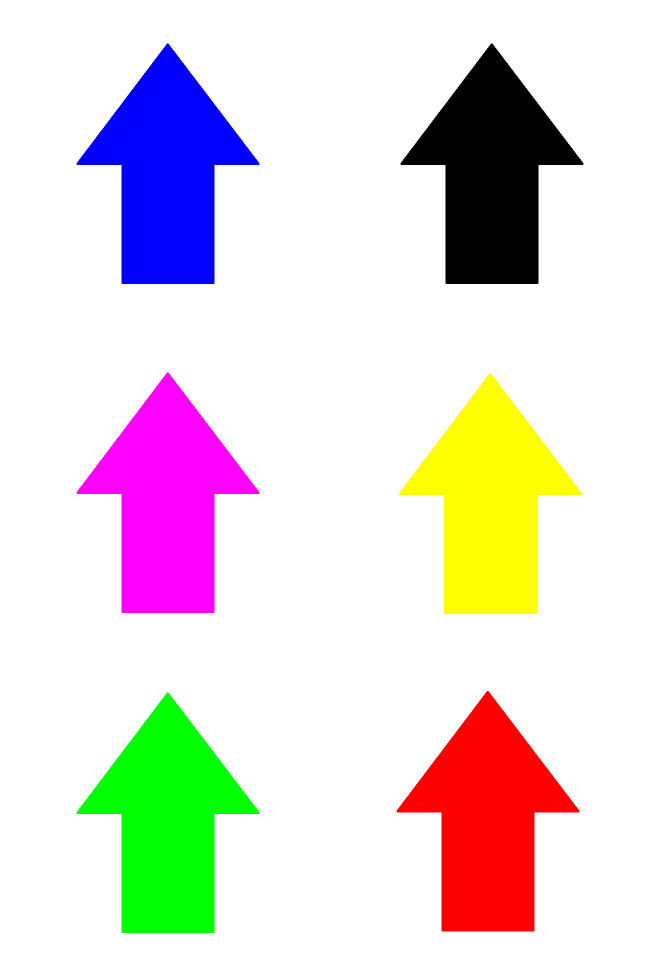
#> input picture dataset_moves/imgs/arrow_all_colors.png, 1300 x 1952 px (shown at 1/2 size); its folder holds only this picture in this run
$ python feature_extraction.py
#> lines starting #> are read from the running program, lines starting #| are printed output that depends on the picture; after the words box and inside, x2 and y2 are one past the last pixel; in counts of white or black regions, pixels touching at a corner belong together
import numpy as np
import cv2
from sklearn.decomposition import PCA
import matplotlib.pyplot as plt
import os
from sklearn import preprocessing
import pickle
from pprint import pprint

def get_rotation(theta):
	theta = np.radians(theta)
	R = np.array([[np.cos(theta), -np.sin(theta)],
				  [np.sin(theta), np.cos(theta)]],dtype=int)
	return R


move_imgs_dir = './dataset_moves/imgs/'
img_list = os.listdir(move_imgs_dir)


dataset = []

for imgfile in img_list:
	print(imgfile)
	dataset.append([])

	img = cv2.imread(move_imgs_dir+imgfile,0)
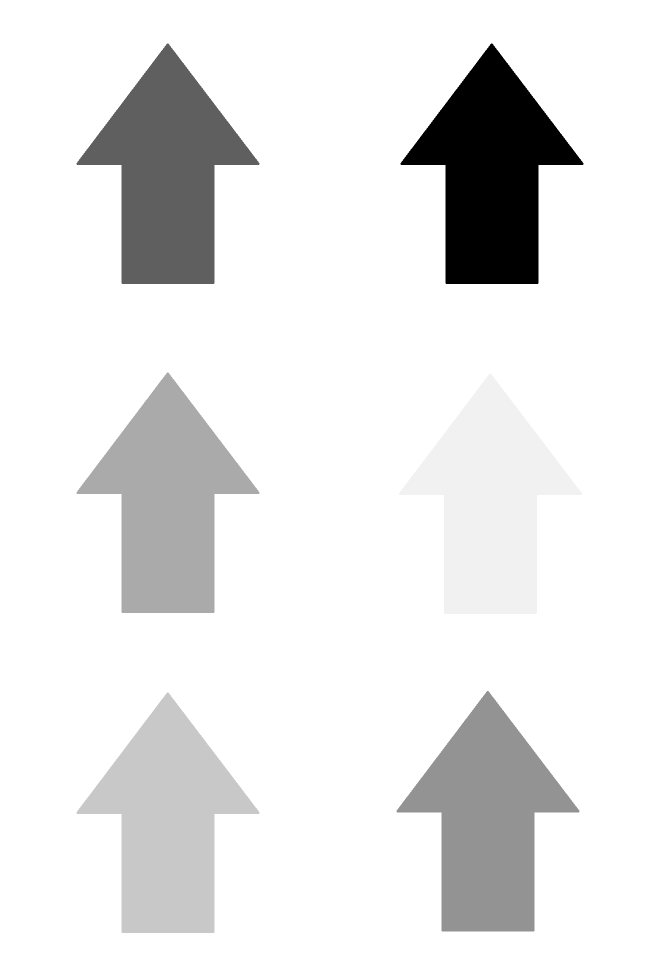
#> img: shape (1952, 1300) (shown at 1/2 size); min 0, max 255, mean 231.1

	# orientation (PCA)
	points_coord = np.argwhere(img==0)
#> points_coord = 89649 pairs, first value 87 to 567, second value 801 to 1166

	x_prime = points_coord[:,1]
	y_prime = 650-points_coord[:,0]

	x_prime_mean = round(np.mean(x_prime))
#> x_prime_mean = 983
	y_prime_mean = round(np.mean(y_prime))
#> y_prime_mean = 303

	x_prime = x_prime - x_prime_mean
	y_prime = y_prime - y_prime_mean

	points_coord_prime = np.vstack((x_prime,y_prime))


	points_coord_prime = points_coord_prime.T
#> points_coord_prime = 89649 pairs, first value -182 to 183, second value -220 to 260

	pca = PCA(n_components=1, svd_solver='full')
	pca.fit(points_coord_prime)
	x_pca = int(round(pca.components_[0][0]))
	y_pca = int(round(pca.components_[0][1]))
	print(x_pca, y_pca)

	dataset[-1].insert(0,x_pca)
	dataset[-1].append(y_pca)


	# edges
	edges = cv2.Canny(img,650,650)
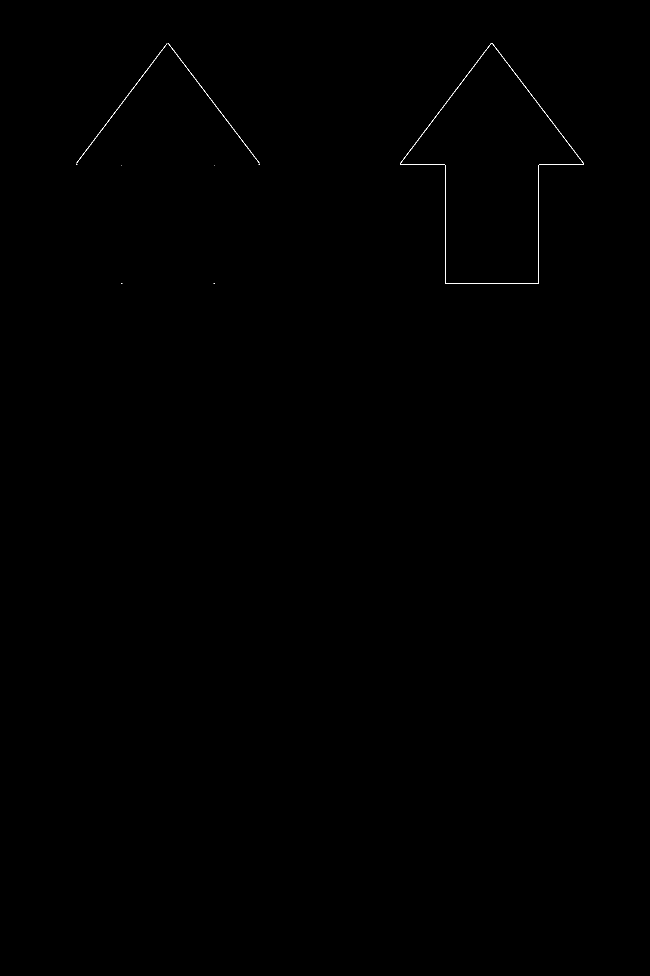
#> edges: shape (1952, 1300) (shown at 1/2 size); 0.09% white in thin lines or dots, all inside (x1, y1, x2, y2) = (153, 86, 1167, 568)
	edges_coord = np.argwhere(edges==255)
#> edges_coord = 2313 pairs, first value 86 to 567, second value 153 to 1166

	y_prime = 650-edges_coord[:,0]
#> y_prime = 2313 values, max 564 at index 0, min 83 at index 2123, mean 354.3
	x_prime = edges_coord[:,1]
#> x_prime = 2313 values, max 1166 at index 1452, min 153 at index 1445, mean 775.5

	x_prime = x_prime - x_prime_mean
#> x_prime = 2313 values, max 183 at index 1452, min -830 at index 1445, mean -207.5
	y_prime = y_prime - y_prime_mean
#> y_prime = 2313 values, max 261 at index 0, min -220 at index 2123, mean 51.3

	edges_coord_prime = np.vstack((x_prime,y_prime))

	edges_coord_prime = edges_coord_prime.T
#> edges_coord_prime = 2313 pairs, first value -830 to 183, second value -220 to 261

	print(edges_coord_prime.shape)
#| (2313, 2)


	# corners (n°)
	corners = cv2.goodFeaturesToTrack(img,10,0.1,10)
#> corners = [[1077, 330], [890, 330], [1075, 566], [892, 566], [1165, 328], [802, 328], [429, 330], [242, 330], [983, 87], [427, 566]]

	dataset[-1].insert(0,len(corners))
	dataset[-1].append(imgfile[:imgfile.find('.')])


pprint(dataset)
pickle.dump(dataset, open('./dataset_moves/dataset.pickle','wb'))


'''
# take a look
plt.scatter(points_coord_prime[:,0], points_coord_prime[:,1], s=0.002)
plt.scatter(edges_coord_prime[:,0], edges_coord_prime[:,1], c='green', s=0.5)
plt.scatter(pca.components_[0][0],pca.components_[0][1], c='red', s=0.2)
plt.scatter(0,0,c='black', s=0.5)
plt.ylim(-325,325)
plt.xlim(-325,325)

plt.show()


# haussdorff
from scipy.spatial.distance import directed_hausdorff
h = max(directed_hausdorff(edges_coord_prime, edges_coord_prime)[0],
	    directed_hausdorff(edges_coord_prime, edges_coord_prime)[0])

print(h)
'''

$ run again, on dataset_moves/imgs/arrow_yellow_color.png
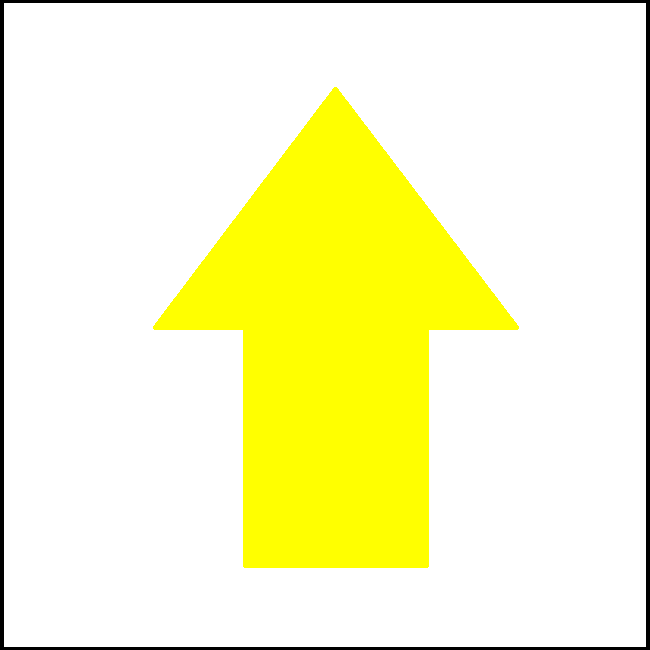
#> input picture dataset_moves/imgs/arrow_yellow_color.png, 650 x 650 px
#> `img = cv2.imread(move_imgs_dir+imgfile,0)`:
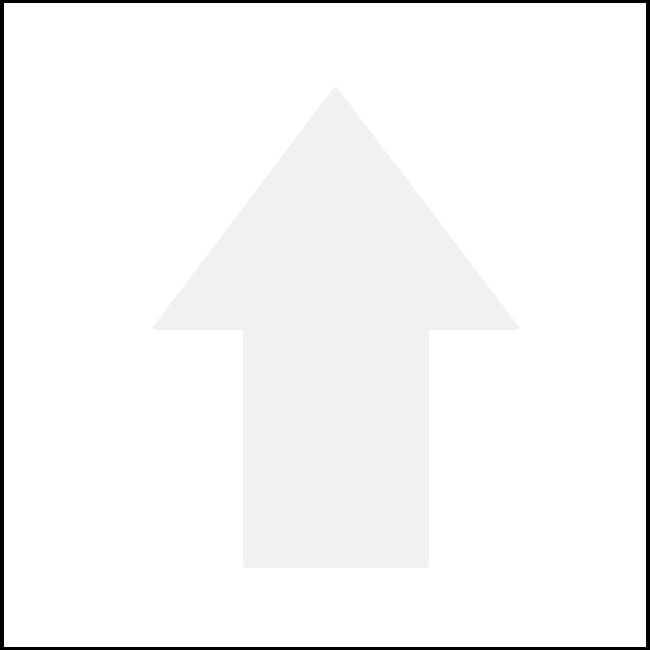
#> img: shape (650, 650); min 0, max 255, mean 246.6
#> points_coord = 9052 pairs, first value 0 to 649, second value 0 to 649
#> `x_prime = points_coord[:,1]`: x_prime = 9052 values, max 649 at index 649, min 0 at index 0, mean 324.5
#> `y_prime = 650-points_coord[:,0]`: y_prime = 9052 values, max 650 at index 0, min 1 at index 8402, mean 325.5
#> x_prime_mean = 324
#> y_prime_mean = 326
#> `x_prime = x_prime - x_prime_mean`: x_prime = 9052 values, max 325 at index 649, min -324 at index 0, mean 0.5
#> `y_prime = y_prime - y_prime_mean`: y_prime = 9052 values, max 324 at index 0, min -325 at index 8402, mean -0.5
#> points_coord_prime = 9052 pairs, first value -324 to 325, second value -325 to 324
#> `edges = cv2.Canny(img,650,650)`:
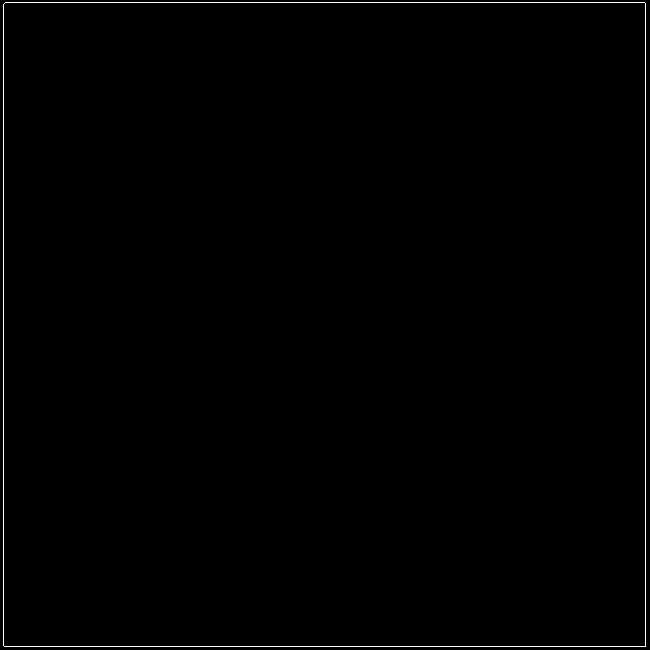
#> edges: shape (650, 650); 0.61% white in thin lines or dots
#> edges_coord = 2568 pairs, first value 2 to 646, second value 3 to 645
#> `y_prime = 650-edges_coord[:,0]`: y_prime = 2568 values, max 648 at index 0, min 4 at index 1926, mean 325.7
#> `x_prime = edges_coord[:,1]`: x_prime = 2568 values, max 645 at index 641, min 3 at index 642, mean 324.2
#> `x_prime = x_prime - x_prime_mean`: x_prime = 2568 values, max 321 at index 641, min -321 at index 642, mean 0.25
#> `y_prime = y_prime - y_prime_mean`: y_prime = 2568 values, max 322 at index 0, min -322 at index 1926, mean -0.251
#> edges_coord_prime = 2568 pairs, first value -321 to 321, second value -322 to 322
#| (2568, 2)
#> corners = [[645, 646], [4, 646], [645, 3], [4, 3]]
